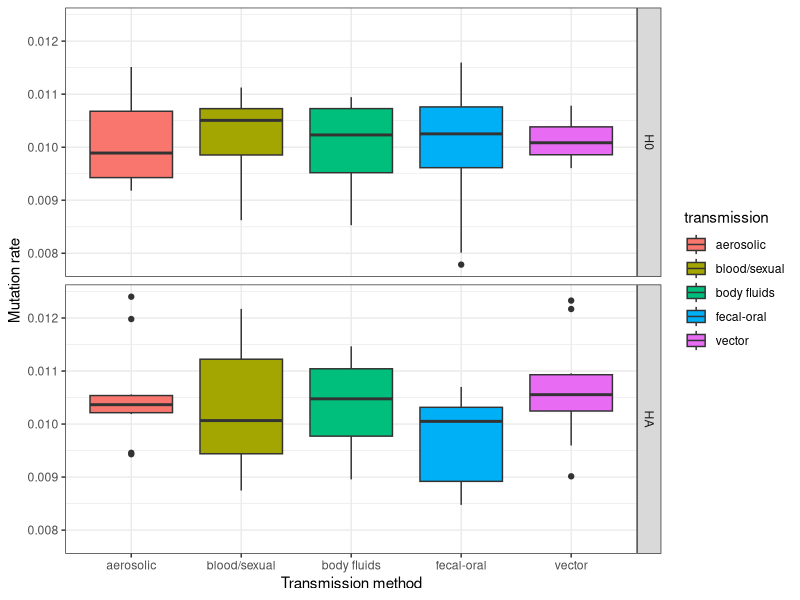
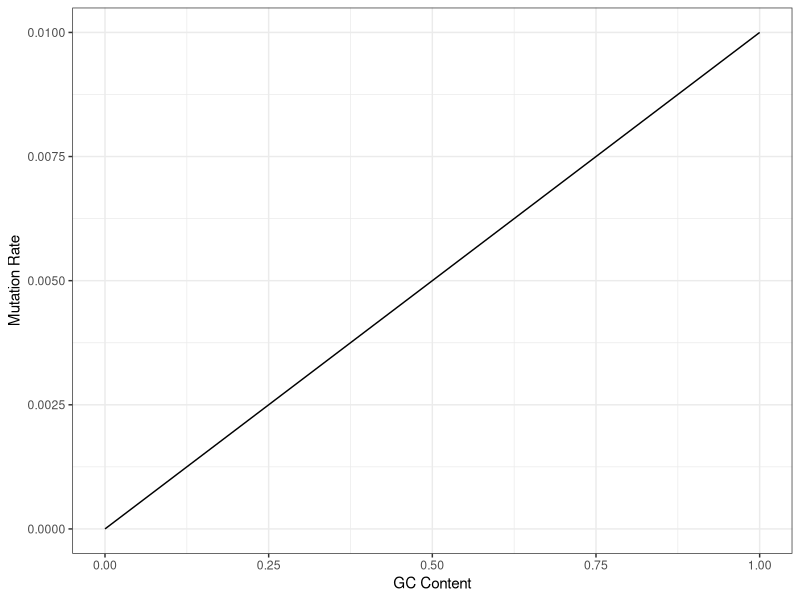

R code for these plots, in order:
# Created by Caroline Tang 20115082
# Predicted graphs

library(ggplot2)
library(tidyverse)

# Boxplot of transmission vs mutation rate ---------------
# Create fake data on transmission and mutation rates
set.seed(1)
nullViruses <- data.frame(group = rep("H0", 50),
                          transmission = rep(c("aerosolic", "vector", "body fluids", "fecal-oral", "blood/sexual"), 10),
                          mutation = c(rnorm(50, 0.01, 0.001)))

# Create fake data with one method higher than the rest 
biasedViruses <- data.frame(group = rep("HA", 50),
                            transmission = rep(c("aerosolic", "vector", "body fluids", "fecal-oral", "blood/sexual"), 10),
                            mutation = c(rnorm(50, 0.01, 0.001)))
biasedViruses$mutation[biasedViruses$transmission == "vector"] <- biasedViruses$mutation[biasedViruses$transmission == "vector"] * 1.1

#Bind two groups together
viruses <- rbind(nullViruses, biasedViruses)
viruses$group <- factor(viruses$group, levels = c("H0", "HA"))

# Create boxplot
png("Predicted graphs/transmission-vs-mutation.png", width = 6, height = 4, units = "in", res = 300)
ggplot(data = viruses, aes(x = transmission, y = mutation, fill = transmission)) +
  geom_boxplot() +
  theme_bw() +
  labs(x = "Transmission method", y = "Mutation rate") +
  facet_grid(rows = vars(group))
dev.off()

# Scatterplot of GC content vs mutation rate --------------
png("Predicted graphs/gc-vs-mutation.png", width = 5, height = 4, units = "in", res = 300)
ggplot() +
  stat_function(fun = function(x){x * 0.01}) +
  labs(x = "GC Content", y = "Mutation Rate") +
  theme_bw()
dev.off()
